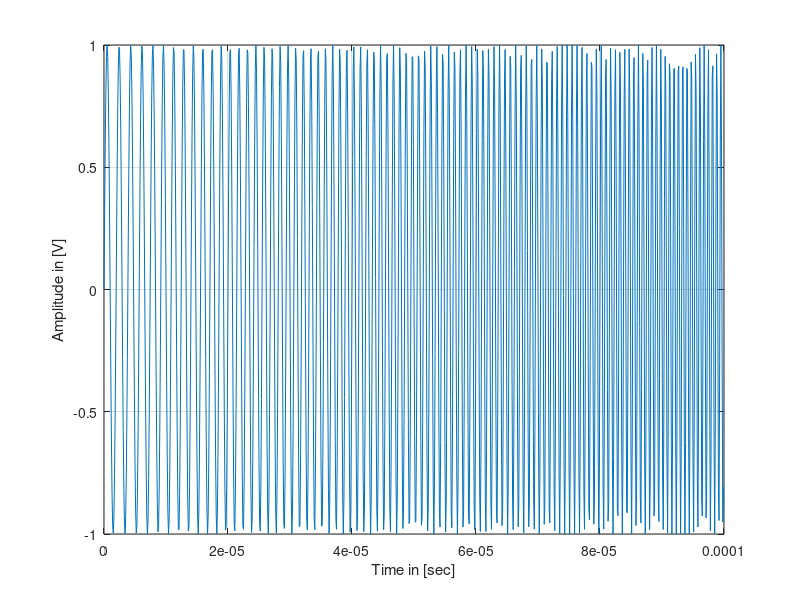
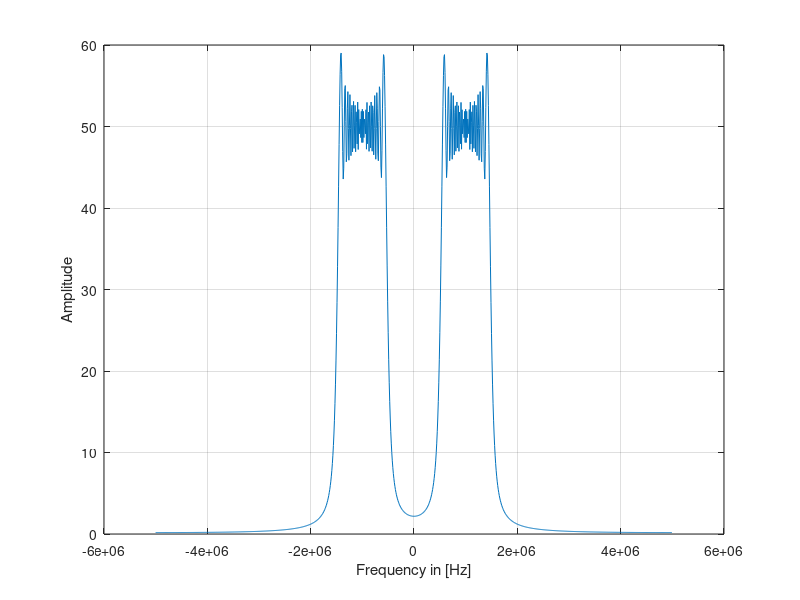

Source code (MATLAB) for these figures, in order:
%FFT example
close all;
clear all;
clc;

Fs = 10e6;
Tdur = 100e-6;
FStart = 500e3;
FStop = 1500e3;

tvec = 0:1/Fs:Tdur-1/Fs;
xreal = sin(2*pi*(FStart*tvec + (FStop-FStart)/(2*Tdur)*tvec.^2));

figure
plot(tvec,xreal)
xlabel('Time in [sec]')
ylabel('Amplitude in [V]')
grid on

Nfft = length(xreal);
fvec = (-Nfft/2:Nfft/2-1)*Fs/Nfft;
Xreal = fftshift(fft(xreal,Nfft));

figure
plot(fvec,abs(Xreal))
xlabel('Frequency in [Hz]')
ylabel('Amplitude')
grid on